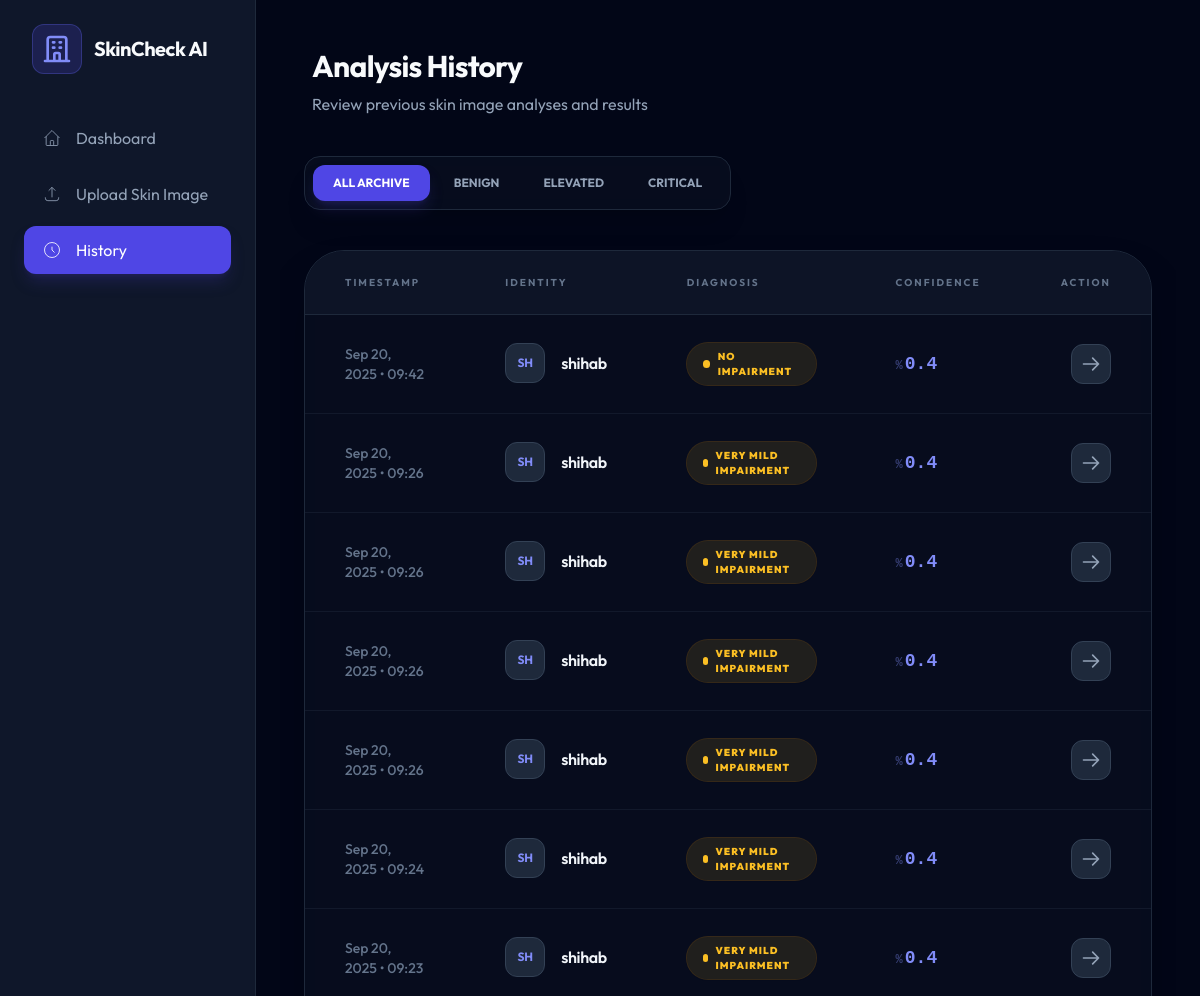
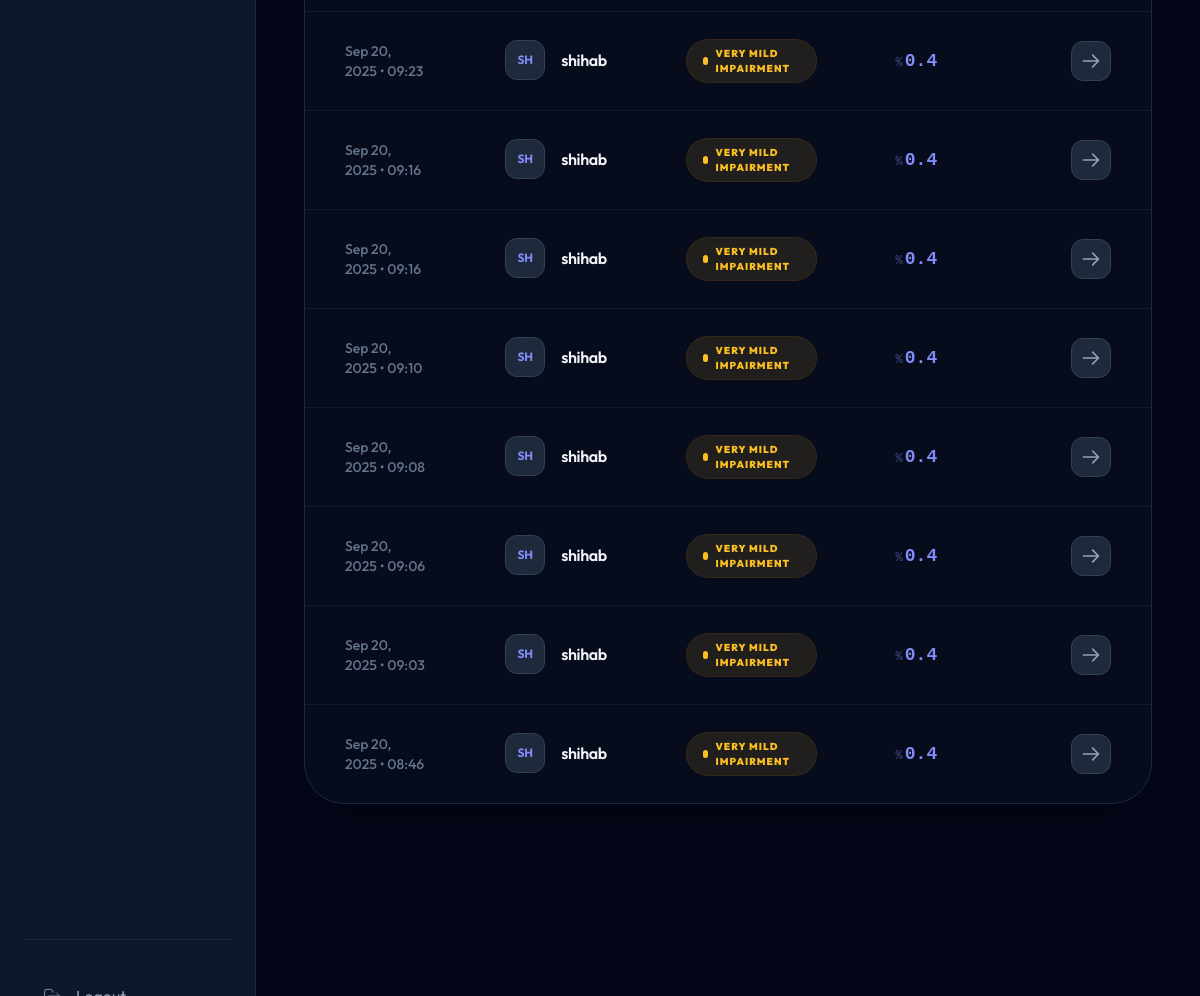
Page /history/ (signed in) on the committed database (2 pictures, top to bottom).
### prediction/models.py (models this page shows, shortened)
class Prediction(models.Model):
    user = models.ForeignKey(User, on_delete=models.CASCADE)
    patient_name = models.CharField(max_length=100)
    scan_type = models.CharField(max_length=50)
    result = models.CharField(max_length=50)
    confidence = models.FloatField()
    risk_level = models.CharField(max_length=50)
    timestamp = models.DateTimeField(auto_now_add=True)
    image_file = models.FileField(upload_to='uploads/', default='default.jpg')

### prediction/views.py (the view)
# urls.py: path('history/', views.history_view, name='history'),
@login_required(login_url='login')
def history_view(request):
    filter_val = request.GET.get('filter', 'all')
    scans = Prediction.objects.filter(user=request.user)
    if filter_val == 'normal':
        scans = scans.filter(result__icontains='Normal')
    elif filter_val == 'mild':
        scans = scans.filter(result__icontains='Mild')
    elif filter_val == 'high':
        scans = scans.filter(result__icontains='High')
    context = {
        'scans': scans.order_by('-timestamp'),
        'filter': filter_val
    }
    return render(request, 'history.html', context)

### prediction/templates/history.html (shortened to what this page needs)
{% extends "base.html" %}
{% block content %}
<div class="flex flex-col lg:flex-row min-h-screen">
  <main class="flex-1 p-6 overflow-auto">
    <div class="h-full">
      <div class="mb-10 px-2">
        <h1 class="text-3xl font-bold text-slate-50 tracking-tight">Analysis History</h1>
        <p class="text-slate-400 mt-2">Review previous skin image analyses and results</p>
      </div>
      <div class="bg-slate-900/40 backdrop-blur-lg p-2 rounded-2xl border border-slate-800 shadow-xl mb-10 inline-flex">
        <div class="flex flex-wrap gap-1">
          <a href="{% url 'history' %}?filter=all"
            class="px-5 py-2.5 font-bold rounded-xl text-xs transition-all {% if filter == 'all' %}bg-indigo-600 text-white shadow-lg shadow-indigo-900/40{% else %}text-slate-400 hover:text-slate-100 hover:bg-slate-800/50{% endif %}">ALL
            ARCHIVE</a>
          <a href="{% url 'history' %}?filter=normal"
            class="px-5 py-2.5 font-bold rounded-xl text-xs transition-all {% if filter == 'normal' %}bg-emerald-600 text-white shadow-lg shadow-emerald-900/40{% else %}text-slate-400 hover:text-slate-100 hover:bg-slate-800/50{% endif %}">BENIGN</a>
          <a href="{% url 'history' %}?filter=mild"
            class="px-5 py-2.5 font-bold rounded-xl text-xs transition-all {% if filter == 'mild' %}bg-amber-600 text-white shadow-lg shadow-amber-900/40{% else %}text-slate-400 hover:text-slate-100 hover:bg-slate-800/50{% endif %}">ELEVATED</a>
          <a href="{% url 'history' %}?filter=high"
            class="px-5 py-2.5 font-bold rounded-xl text-xs transition-all {% if filter == 'high' %}bg-rose-600 text-white shadow-lg shadow-rose-900/40{% else %}text-slate-400 hover:text-slate-100 hover:bg-slate-800/50{% endif %}">CRITICAL</a>
        </div>
      </div>
      <div
        class="bg-slate-900/40 backdrop-blur-lg rounded-[2.5rem] border border-slate-800 shadow-2xl overflow-hidden relative">
        <div class="overflow-x-auto">
          <table class="w-full">
            <thead>
              <tr
                class="bg-slate-900/80 border-b border-slate-800 text-left text-slate-500 text-[10px] uppercase tracking-[0.2em] font-black">
                <th class="py-6 px-10">Timestamp</th>
                <th class="py-6 px-10">Identity</th>
                <th class="py-6 px-10">Diagnosis</th>
                <th class="py-6 px-10">Confidence</th>
                <th class="py-6 px-10 text-right">Action</th>
              </tr>
            </thead>
            <tbody class="divide-y divide-slate-800/50">
              {% for scan in scans %}
              <tr class="group hover:bg-indigo-500/[0.03] transition-all duration-300">
                <td class="py-7 px-10 text-slate-500 text-sm font-medium">{{ scan.timestamp|date:"M d, Y • H:i" }}</td>
                <td class="py-7 px-10 flex items-center">
                  <div
                    class="w-10 h-10 rounded-xl bg-slate-800 border border-slate-700 flex items-center justify-center mr-4 text-xs text-indigo-400 font-bold uppercase transition-transform group-hover:scale-110">
                    {{ scan.patient_name|slice:":2" }}
                  </div>
                  <span class="text-slate-100 font-semibold tracking-tight">{{ scan.patient_name }}</span>
                </td>
                <td class="py-7 px-10">
                  <span class="inline-flex items-center px-4 py-1.5 text-[10px] font-black uppercase tracking-widest rounded-full shadow-sm
                    {% if scan.result == 'Benign' %}text-emerald-400 bg-emerald-400/10 ring-1 ring-emerald-500/20
                    {% elif scan.result == 'Melanoma' %}text-rose-400 bg-rose-400/10 ring-1 ring-rose-500/20
                    {% else %}text-amber-400 bg-amber-400/10 ring-1 ring-amber-500/20{% endif %}">
                    <span class="w-2 h-2 rounded-full bg-current mr-2 animate-pulse"></span>
                    {{ scan.result }}
                  </span>
                </td>
                <td class="py-7 px-10 text-indigo-400 font-mono font-black text-lg">
                  <span class="opacity-40 text-xs mr-0.5">%</span>{{ scan.confidence|floatformat:1 }}
                </td>
                <td class="py-7 px-10 text-right">
                  <a href="{% url 'scan_detail' scan.id %}"
                    class="inline-flex items-center justify-center w-10 h-10 rounded-xl bg-slate-800 border border-slate-700 text-slate-400 hover:text-white hover:bg-slate-700 hover:border-slate-600 transition-all group">
                    <svg class="w-5 h-5 transition-transform group-hover:translate-x-1" fill="none"
                      stroke="currentColor" viewBox="0 0 24 24">
                      <path stroke-linecap="round" stroke-linejoin="round" stroke-width="2"
                        d="M14 5l7 7m0 0l-7 7m7-7H3" />
                    </svg>
                  </a>
                </td>
              </tr>
              {% empty %}
              <tr>
                <td colspan="6" class="text-center py-12 text-gray-500">No scans found matching your criteria</td>
              </tr>
              {% endfor %}
            </tbody>
          </table>
        </div>
      </div>
    </div>
  </main>
</div>
{% endblock %}

### prediction/templates/base.html (shortened to what this page needs)
<!DOCTYPE html>
<html lang="en">
<head>
  <script src="https://cdn.tailwindcss.com"></script>
</head>
<body class="flex bg-slate-950 text-slate-200 min-h-screen selection:bg-indigo-500/30">
  {% include 'sidebar.html' %}
  <main class="flex-1 p-6 overflow-auto">
    {% block content %}{% endblock %}
  </main>
</body>
</html>

### prediction/templates/sidebar.html (shortened to what this page needs)
<aside class="bg-slate-900 border-r border-slate-800 text-slate-200 w-full lg:w-64 p-6 min-h-screen flex flex-col">
    <div class="flex items-center mb-10 px-2">
        <div class="bg-indigo-600/20 p-2 rounded-xl border border-indigo-500/30">
            <svg class="h-8 w-8 text-indigo-400" fill="none" viewBox="0 0 24 24" stroke="currentColor">
                <path stroke-linecap="round" stroke-linejoin="round" stroke-width="2"
                    d="M19 21V5a2 2 0 00-2-2H7a2 2 0 00-2 2v16m14 0h2m-2 0h-5m-9 0H3m2 0h5M9 7h1m-1 4h1m4-4h1m-1 4h1m-5 10v-5a1 1 0 011-1h2a1 1 0 011 1v5m-4 0h4" />
            </svg>
        </div>
        <h1 class="ml-3 text-xl font-bold tracking-tight text-slate-50">SkinCheck AI</h1>
    </div>
    <nav class="space-y-2 flex-1">
        <a href="{% url 'dashboard' %}"
            class="flex items-center p-3 rounded-xl transition-all duration-200 group {% if request.path == '/dashboard/' %}bg-indigo-600 shadow-lg shadow-indigo-900/40 text-white{% else %}hover:bg-slate-800 text-slate-400 hover:text-slate-100{% endif %}">
            <span class="w-8 flex justify-center mr-2">
                <svg class="h-5 w-5" fill="none" viewBox="0 0 24 24" stroke="currentColor">
                    <path
                        d="M3 12l2-2m0 0l7-7 7 7M5 10v10a1 1 0 001 1h3m10-11l2 2m-2-2v10a1 1 0 01-1 1h-3m-6 0a1 1 0 001-1v-4a1 1 0 011-1h2a1 1 0 011 1v4a1 1 0 001 1m-6 0h6" />
                </svg>
            </span>
            Dashboard
        </a>
        <a href="{% url 'upload' %}"
            class="flex items-center p-3 rounded-xl transition-all duration-200 group {% if request.path == '/upload/' %}bg-indigo-600 shadow-lg shadow-indigo-900/40 text-white{% else %}hover:bg-slate-800 text-slate-400 hover:text-slate-100{% endif %}">
            <span class="w-8 flex justify-center mr-2">
                <svg class="h-5 w-5" fill="none" viewBox="0 0 24 24" stroke="currentColor">
                    <path d="M4 16v1a3 3 0 003 3h10a3 3 0 003-3v-1m-4-8l-4-4m0 0L8 8m4-4v12" />
                </svg>
            </span>
            Upload Skin Image
        </a>
        <a href="{% url 'history' %}"
            class="flex items-center p-3 rounded-xl transition-all duration-200 group {% if request.path == '/history/' %}bg-indigo-600 shadow-lg shadow-indigo-900/40 text-white{% else %}hover:bg-slate-800 text-slate-400 hover:text-slate-100{% endif %}">
            <span class="w-8 flex justify-center mr-2">
                <svg class="h-5 w-5" fill="none" viewBox="0 0 24 24" stroke="currentColor">
                    <path d="M12 8v4l3 3m6-3a9 9 0 11-18 0 9 9 0 0118 0z" />
                </svg>
            </span>
            History
        </a>
    </nav>
    <div class="mt-auto pt-8 border-t border-slate-800">
        <form method="post" action="{% url 'logout' %}">
            <button type="submit"
                class="w-full flex items-center p-3 rounded-xl text-slate-400 hover:bg-rose-500/10 hover:text-rose-400 transition-all duration-200">
                <span class="w-8 flex justify-center mr-2">
                    <svg class="h-5 w-5" fill="none" viewBox="0 0 24 24" stroke="currentColor">
                        <path
                            d="M17 16l4-4m0 0l-4-4m4 4H7m6 4v1a3 3 0 01-3 3H6a3 3 0 01-3-3V7a3 3 0 013-3h4a3 3 0 013 3v1" />
                    </svg>
                </span>
            </button>
        </form>
    </div>
</aside>

### prediction/templates/base.html (style rules this page uses)
body { font-family: 'Outfit', sans-serif; }

### rows in the picture
Prediction: timestamp "Sep 20, 2025 • 09:42", patient_name "SH", patient_name "shihab", result "NO IMPAIRMENT", confidence "0.4"
Prediction: timestamp "Sep 20, 2025 • 09:26", patient_name "SH", patient_name "shihab", result "VERY MILD IMPAIRMENT", confidence "0.4"
Prediction: timestamp "Sep 20, 2025 • 09:26", patient_name "SH", patient_name "shihab", result "VERY MILD IMPAIRMENT", confidence "0.4"
Prediction: timestamp "Sep 20, 2025 • 09:26", patient_name "SH", patient_name "shihab", result "VERY MILD IMPAIRMENT", confidence "0.4"
Prediction: timestamp "Sep 20, 2025 • 09:26", patient_name "SH", patient_name "shihab", result "VERY MILD IMPAIRMENT", confidence "0.4"
Prediction: timestamp "Sep 20, 2025 • 09:24", patient_name "SH", patient_name "shihab", result "VERY MILD IMPAIRMENT", confidence "0.4"
Prediction: timestamp "Sep 20, 2025 • 09:23", patient_name "SH", patient_name "shihab", result "VERY MILD IMPAIRMENT", confidence "0.4"
Prediction: timestamp "Sep 20, 2025 • 09:23", patient_name "SH", patient_name "shihab", result "VERY MILD IMPAIRMENT", confidence "0.4"
Prediction: timestamp "Sep 20, 2025 • 09:16", patient_name "SH", patient_name "shihab", result "VERY MILD IMPAIRMENT", confidence "0.4"
Prediction: timestamp "Sep 20, 2025 • 09:16", patient_name "SH", patient_name "shihab", result "VERY MILD IMPAIRMENT", confidence "0.4"
Prediction: timestamp "Sep 20, 2025 • 09:10", patient_name "SH", patient_name "shihab", result "VERY MILD IMPAIRMENT", confidence "0.4"
Prediction: timestamp "Sep 20, 2025 • 09:08", patient_name "SH", patient_name "shihab", result "VERY MILD IMPAIRMENT", confidence "0.4"
Prediction: timestamp "Sep 20, 2025 • 09:06", patient_name "SH", patient_name "shihab", result "VERY MILD IMPAIRMENT", confidence "0.4"
Prediction: timestamp "Sep 20, 2025 • 09:03", patient_name "SH", patient_name "shihab", result "VERY MILD IMPAIRMENT", confidence "0.4"
Prediction: timestamp "Sep 20, 2025 • 08:46", patient_name "SH", patient_name "shihab", result "VERY MILD IMPAIRMENT", confidence "0.4"
